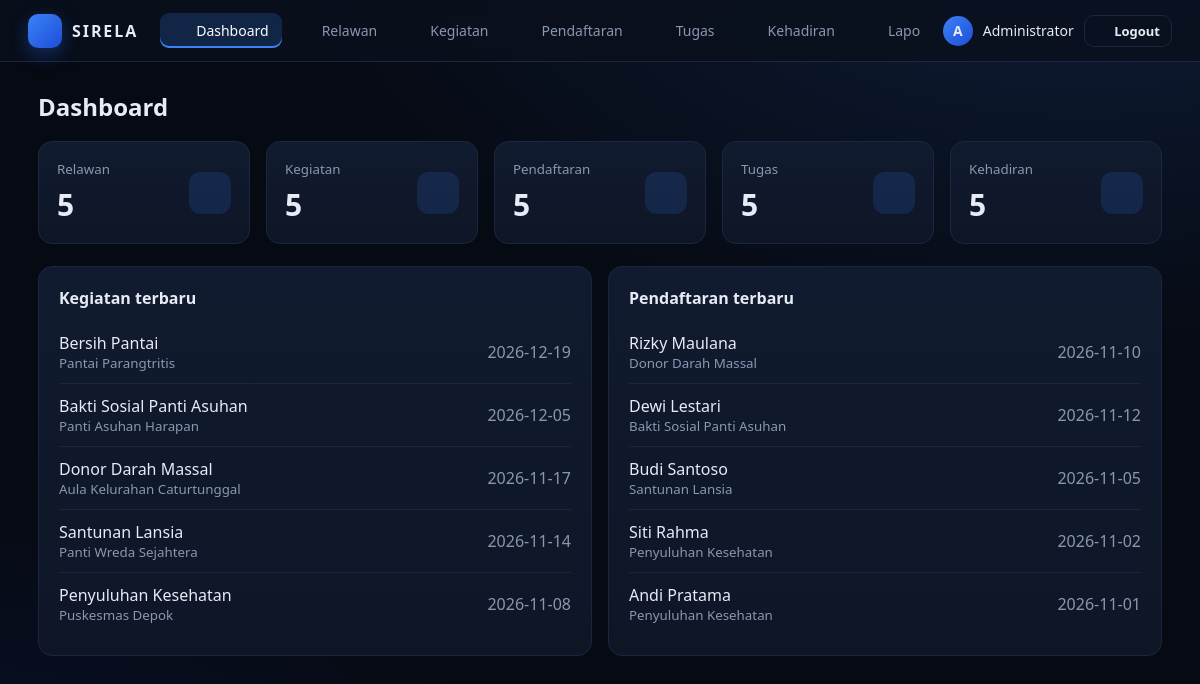
/frontend/dashboard.php (signed in), run on the app's committed database.
### tables this page shows
CREATE TABLE kegiatan(id INT AUTO_INCREMENT PRIMARY KEY, nama VARCHAR(150) NOT NULL, lokasi VARCHAR(150), tanggal DATE, kuota INT DEFAULT 0, deskripsi TEXT);

CREATE TABLE pendaftaran(id INT AUTO_INCREMENT PRIMARY KEY, relawan_id INT NOT NULL, kegiatan_id INT NOT NULL, tanggal_daftar DATE,
 FOREIGN KEY(relawan_id) REFERENCES relawan(id) ON DELETE CASCADE, FOREIGN KEY(kegiatan_id) REFERENCES kegiatan(id) ON DELETE CASCADE);

CREATE TABLE relawan(id INT AUTO_INCREMENT PRIMARY KEY, nama VARCHAR(100) NOT NULL, email VARCHAR(100), telepon VARCHAR(20), alamat TEXT);

### frontend/dashboard.php (the view)
<?php require '../config/database.php'; require_admin();
$st = [['relawan','Relawan','users'],['kegiatan','Kegiatan','calendar'],['pendaftaran','Pendaftaran','file'],['tugas','Tugas','check'],['kehadiran','Kehadiran','clock']];
$kg = $pdo->query('SELECT nama,lokasi,tanggal FROM kegiatan ORDER BY tanggal DESC LIMIT 5')->fetchAll();
$pd = $pdo->query('SELECT r.nama relawan, k.nama kegiatan, p.tanggal_daftar FROM pendaftaran p JOIN relawan r ON r.id=p.relawan_id JOIN kegiatan k ON k.id=p.kegiatan_id ORDER BY p.id DESC LIMIT 5')->fetchAll();
head('Dashboard'); ?>
<div class="cards">
<?php foreach ($st as $s): $n = $pdo->query("SELECT COUNT(*) FROM $s[0]")->fetchColumn(); ?>
  <div class="stat"><div><small><?= $s[1] ?></small><b><?= $n ?></b></div><span class="si"><?= ic($s[2], 20) ?></span></div>
<?php endforeach; ?>
</div>
<div class="two">
  <div class="panel"><h3>Kegiatan terbaru</h3>
    <?php foreach ($kg as $k): ?><div class="row"><div><?= e($k['nama']) ?><small><?= e($k['lokasi']) ?></small></div><span class="mut"><?= e($k['tanggal']) ?></span></div><?php endforeach; ?>
    <?php if (!$kg) echo '<p class="mut">Belum ada data.</p>'; ?></div>
  <div class="panel"><h3>Pendaftaran terbaru</h3>
    <?php foreach ($pd as $p): ?><div class="row"><div><?= e($p['relawan']) ?><small><?= e($p['kegiatan']) ?></small></div><span class="mut"><?= e($p['tanggal_daftar']) ?></span></div><?php endforeach; ?>
    <?php if (!$pd) echo '<p class="mut">Belum ada data.</p>'; ?></div>
</div>
<?php foot();

### config/database.php (shortened to what this page needs)
<?php
function e($v) {
    return htmlspecialchars((string)$v, ENT_QUOTES, 'UTF-8');
}
function ic($n, $s = 18) {
    $p = [
        'home' => '<path d="M3 9l9-7 9 7v11a2 2 0 0 1-2 2H5a2 2 0 0 1-2-2z"/><path d="M9 22V12h6v10"/>',
        'users' => '<path d="M17 21v-2a4 4 0 0 0-4-4H5a4 4 0 0 0-4 4v2"/><circle cx="9" cy="7" r="4"/><path d="M23 21v-2a4 4 0 0 0-3-3.87M16 3.13a4 4 0 0 1 0 7.75"/>',
        'calendar' => '<rect x="3" y="4" width="18" height="18" rx="2"/><path d="M16 2v4M8 2v4M3 10h18"/>',
        'file' => '<path d="M14 2H6a2 2 0 0 0-2 2v16a2 2 0 0 0 2 2h12a2 2 0 0 0 2-2V8z"/><path d="M14 2v6h6M16 13H8M16 17H8"/>',
        'check' => '<path d="M9 11l3 3L22 4"/><path d="M21 12v7a2 2 0 0 1-2 2H5a2 2 0 0 1-2-2V5a2 2 0 0 1 2-2h11"/>',
        'clock' => '<circle cx="12" cy="12" r="10"/><path d="M12 6v6l4 2"/>',
        'chart' => '<path d="M18 20V10M12 20V4M6 20v-6"/>',
        'out' => '<path d="M9 21H5a2 2 0 0 1-2-2V5a2 2 0 0 1 2-2h4M16 17l5-5-5-5M21 12H9"/>',
        'heart' => '<path d="M20.8 4.6a5.5 5.5 0 0 0-7.8 0L12 5.7l-1-1.1a5.5 5.5 0 0 0-7.8 7.8l1 1.1L12 21l7.8-7.5 1-1.1a5.5 5.5 0 0 0 0-7.8z"/>'
    ];
    return '<svg width="' . $s . '" height="' . $s . '" viewBox="0 0 24 24" fill="none" stroke="currentColor" stroke-width="2" stroke-linecap="round" stroke-linejoin="round">' . $p[$n] . '</svg>';
}
function head($title) {
    $u = $_SESSION['user'] ?? [];
    $adm = ($u['role'] ?? '') === 'admin';
    $menu = $adm
        ? [
            ['dashboard.php', 'Dashboard', 'home'],
            ['relawan.php', 'Relawan', 'users'],
            ['kegiatan.php', 'Kegiatan', 'calendar'],
            ['pendaftaran.php', 'Pendaftaran', 'file'],
            ['tugas.php', 'Tugas', 'check'],
            ['kehadiran.php', 'Kehadiran', 'clock'],
            ['laporan.php', 'Laporan', 'chart']
        ]
        : [
            ['saya.php', 'Tugas &amp; Kehadiran', 'check']
        ];
    $now = basename($_SERVER['PHP_SELF']);
    echo '<!DOCTYPE html>
    <html lang="id">
    <head>
        <meta charset="utf-8">
        <meta name="viewport" content="width=device-width,initial-scale=1">
        <title>' . e($title) . ' - Sistem Relawan</title>
        <link rel="stylesheet" href="../assets/css/style.css">
    </head>
    <body>
    <header class="top">
    <a class="brand" href="' . $menu[0][0] . '">
        <span class="logo">' . ic('heart', 19) . '</span>
        <b>SIRELA</b>
    </a>
    <nav>';
    foreach ($menu as $m) {
        echo '<a href="' . $m[0] . '" class="' . ($now == $m[0] ? 'on' : '') . '">'
            . ic($m[2], 16) . $m[1] . '</a>';
    }
    echo '</nav>
    <div class="who">
        <span class="av">' . e(mb_substr($u['nama'] ?? 'U', 0, 1)) . '</span>
        <span class="nm">' . e($u['nama'] ?? '') . '</span>
        <button class="btn y s" id="lo" data-href="../backend/logout.php">'
            . ic('out', 15) . ' Logout
        </button>
    </div>
    </header>
    <main>
    <h1>' . e($title) . '</h1>';
}
function foot() {
    echo '</main>
    <script src="../assets/js/script.js"></script>
    </body>
    </html>';
}

### assets/assets/css/style.css (style rules this page uses)
:root { --bg:#060a13;--bg2:#0a101d;--card:#0e1626;--line:#1b2740;--tx:#e6ebf5;--mut:#8a97b1;--b:#3b82f6;--b2:#1d4ed8 }
* { box-sizing:border-box }
body { margin:0;font-family:'Segoe UI',system-ui,sans-serif;color:var(--tx);min-height:100vh; background:radial-gradient(800px 420px at 90% -8%,rgba(59,130,246,.16),transparent),radial-gradient(600px 400px at -5% 110%,rgba(29,78,216,.12),transparent),var(--bg) }
a { color:#7ab0ff }
svg { vertical-align:-3px }
.top { display:flex;align-items:center;gap:22px;padding:0 28px;height:62px;background:rgba(10,16,29,.85);backdrop-filter:blur(8px);border-bottom:1px solid var(--line);position:sticky;top:0;z-index:5 }
.brand { display:flex;align-items:center;gap:10px;color:var(--tx);text-decoration:none;letter-spacing:.12em;flex-shrink:0 }
.logo { width:34px;height:34px;border-radius:10px;display:grid;place-items:center;background:linear-gradient(135deg,var(--b),var(--b2));box-shadow:0 6px 18px rgba(37,99,235,.35);color:#fff }
.top nav { display:flex;gap:4px;flex:1;overflow-x:auto;scrollbar-width:none }
.top nav a { display:flex;align-items:center;gap:7px;color:var(--mut);text-decoration:none;padding:8px 13px;border-radius:9px;font-size:14px;white-space:nowrap;transition:.15s }
.top nav a.on { color:#fff;background:rgba(59,130,246,.2);box-shadow:inset 0 -2px 0 var(--b) }
.who { display:flex;align-items:center;gap:10px;font-size:14px;margin-left:auto;flex-shrink:0 }
.av { width:30px;height:30px;border-radius:50%;display:grid;place-items:center;background:linear-gradient(135deg,var(--b),var(--b2));font-weight:600 }
main { max-width:1180px;margin:0 auto;padding:28px }
h1 { margin:0 0 18px;font-size:24px;font-weight:600 }
.cards { display:grid;grid-template-columns:repeat(auto-fit,minmax(170px,1fr));gap:16px;margin-bottom:22px }
.stat,.panel,.wrap { background:linear-gradient(180deg,#111b2f,var(--card));border:1px solid var(--line);border-radius:14px }
.stat { padding:18px;display:flex;justify-content:space-between;align-items:center }
.stat small { color:var(--mut);display:block;margin-bottom:6px }
.stat b { font-size:30px }
.si { width:42px;height:42px;border-radius:12px;display:grid;place-items:center;background:rgba(59,130,246,.15);color:#7ab0ff }
.two { display:grid;grid-template-columns:repeat(auto-fit,minmax(320px,1fr));gap:16px }
.panel { padding:20px }
.panel h3 { margin:0 0 12px;font-size:16px }
.row { display:flex;justify-content:space-between;align-items:center;gap:10px;padding:11px 0;border-bottom:1px solid var(--line) }
.row:last-child { border:0 }
.row small { display:block;color:var(--mut) }
.mut { color:var(--mut) }
::placeholder { color:#55627c }
.btn { display:inline-block;background:linear-gradient(180deg,var(--b),var(--b2));color:#fff;border:1px solid transparent;padding:10px 16px;border-radius:10px;cursor:pointer;font:inherit;font-weight:600;text-decoration:none;transition:.15s }
.btn.y { background:transparent;border-color:var(--line);color:var(--tx) }
.btn.s { padding:6px 11px;font-size:13px }

### data on the page
kegiatan: nama "Bersih Pantai", lokasi "Pantai Parangtritis", tanggal "2026-12-19"
kegiatan: nama "Bakti Sosial Panti Asuhan", lokasi "Panti Asuhan Harapan", tanggal "2026-12-05"
kegiatan: nama "Donor Darah Massal", lokasi "Aula Kelurahan Caturtunggal", tanggal "2026-11-17"
kegiatan: nama "Santunan Lansia", lokasi "Panti Wreda Sejahtera", tanggal "2026-11-14"
kegiatan: nama "Penyuluhan Kesehatan", lokasi "Puskesmas Depok", tanggal "2026-11-08"
pendaftaran: relawan.nama "Rizky Maulana", kegiatan.nama "Donor Darah Massal", tanggal_daftar "2026-11-10"
pendaftaran: relawan.nama "Dewi Lestari", kegiatan.nama "Bakti Sosial Panti Asuhan", tanggal_daftar "2026-11-12"
pendaftaran: relawan.nama "Budi Santoso", kegiatan.nama "Santunan Lansia", tanggal_daftar "2026-11-05"
pendaftaran: relawan.nama "Siti Rahma", kegiatan.nama "Penyuluhan Kesehatan", tanggal_daftar "2026-11-02"
pendaftaran: relawan.nama "Andi Pratama", kegiatan.nama "Penyuluhan Kesehatan", tanggal_daftar "2026-11-01"

### other printed values
$m[1] "Dashboard"
$m[1] "Relawan"
$m[1] "Kegiatan"
$m[1] "Pendaftaran"
$m[1] "Tugas"
$m[1] "Kehadiran"
mb_substr($u['nama'] ?? 'U', 0, 1) "A"
$u['nama'] "Administrator"
$title "Dashboard"
$s[1] "Relawan"
$n "5"
$s[1] "Kegiatan"
$s[1] "Pendaftaran"
$s[1] "Tugas"
$s[1] "Kehadiran"
